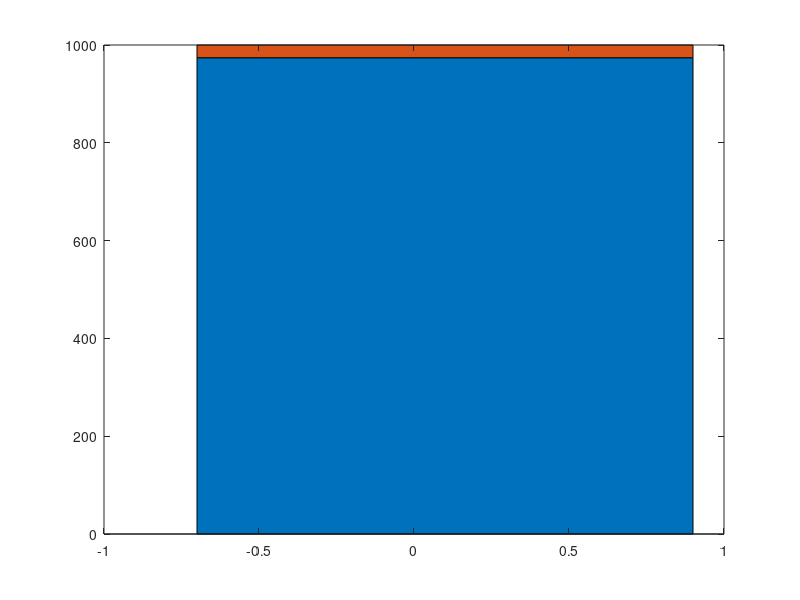

MATLAB code for this plot: (Note: this script raises an error after producing the figure.)
%%CO02 Gareth Everton

tic %Start MATLAB timer

%Exercise 4: Nulcear Decay

function [x, y, z] = evaluateDecayEvent(t, aX, aY, x0)
    x = x0 * exp(-aX * t);
    if aX == aY
        y = x0 * aY * t * exp(-aY * t);
    else
        y = x0 * aX * ((exp(-aX * t) - exp(-aY * t)) / (aY - aX));
    end
    z = x0 - x- y;
end

function [t, x, y, z]  = executeNuclearDecay(tF, dt, tX, tY, x0)
    aX = log(2)/tX;
    aY = log(2)/tY;
    count = ceil(tF/dt) + 1;
    t = zeros(1,count);
    x = zeros(1,count);
    y = zeros(1,count);
    z = zeros(1,count);
    x(1) = x0;
    for i = 1 : count
        [x(i+1), y(i+1), z(i+1)] = evaluateDecayEvent(i * dt, aX, aY, x0);
        t(i+1) = i * dt;
    end
end

function [x, y, z] = nuclearDecayStep(x, y, z, dt, ax, ay)
    px = 1 - exp(-ax * dt);
    py = 1 - exp(-ay * dt);
    dx = 0;
    dy = 0;
    for i = 1 : x
        if px > rand()
            dx = dx + 1;
        end
    end
    for j = 1 : y
        if py > rand()
            dy = dy + 1;
        end
    end
    z = z + dy;
    y = y + dx - dy;
    x = x - dx;
end


%Start of Main block 

fileID = fopen('GE_CO02_Output_EX4.csv', 'w'); %open File for data output

%HALF_LIFE_X = input("Half life of element X (Years): ");
%HALF_LIFE_Y = input("Half life of element Y (Years): ");

HALF_LIFE_X = 2;
HALF_LIFE_Y = 16;

[t, x, y, z] = executeNuclearDecay(50, 1, HALF_LIFE_X, HALF_LIFE_Y, 1000); %Run the first nuclear decay with analytical solutions

%Output Data to file
fprintf(fileID, '%s', ["t, x, y, z",newline]);
for i = 1 : length(t)
    fprintf(fileID, '%s', [num2str(t(i)), ', ', num2str(x(i), 3), ', ', num2str(y(i), 3), ', ', num2str(z(i), 3), newline]);
end


%Plot X,Y,Z on a graph to visualise data for the analytical solution
plot(t, x, 'b-');
hold on;
plot(t, y, 'r-');
plot(t, z, 'g-');
hold off;
legend("X", "Y", "Z");

fclose(fileID);
READ_COEFF = false;

if READ_COEFF == true
    data = load('GE_CO02_Input_EX4.csv');
    HX = data(:,1);
    HY = data(:,2);

    for j = 1:length(HX)
        filePath = strcat('GE_CO02_Output_EX4_',num2str(i),'.csv');
        fileID = fopen(filePath, 'w');

        [t, x, y, z] = executeNuclearDecay(50, 1, HX(j), HY(j), 1000); %Run the first nuclear decay with analytical solutions

        %Output Data to file
        fprintf(fileID, '%s', ["t, x, y, z",newline]);
        for i = 1 : length(t)
            fprintf(fileID, '%s', [num2str(t(i)), ', ', num2str(x(i), 3), ', ', num2str(y(i), 3), ', ', num2str(z(i), 3), newline]);
        end


        %Plot X,Y,Z on a graph to visualise data for the analytical solution
        plot(t, x, 'b-');
        hold on;
        plot(t, y, 'r-');
        plot(t, z, 'g-');
        hold off;
        pltTitle = strcat('H_X: ', num2str(HX(j)), ' H_Y: ', num2str(HY(j)));
        title(pltTitle);
        legend("X", "Y", "Z");

        pause(3);
    end
end


pause(10);

RENDER = true;
if RENDER ==true

    %Now for the animation / time step probabilistic approach


    %Initialise variables
    ax = log(2) / HALF_LIFE_X;
    ay = log(2) / HALF_LIFE_Y;
    STEP = 0.1;
    N = 50;
    x = 1000;
    y = 0;
    z = 0;

    %And execute loop N / step times, in this case 500 times
    for i = 1 : N / STEP
        [x, y, z] = nuclearDecayStep(x, y, z, STEP, ax, ay); %Run the decay probabilites on current population values;

        %plot on a graph
        bar(i * STEP, [x, y, z], "stacked");

        xleg = "X: " + num2str(x);
        yleg = "Y: " + num2str(y);
        zleg = "Z: " + num2str(z);
        legend(xleg, yleg, zleg);

        %Add the pause to control animation speed
        pause(0.005);
    end
end


fclose(fileID);

timeVal = toc;
disp(["Time Elapsed: ", timeVal]) %Print Time Elapsed



